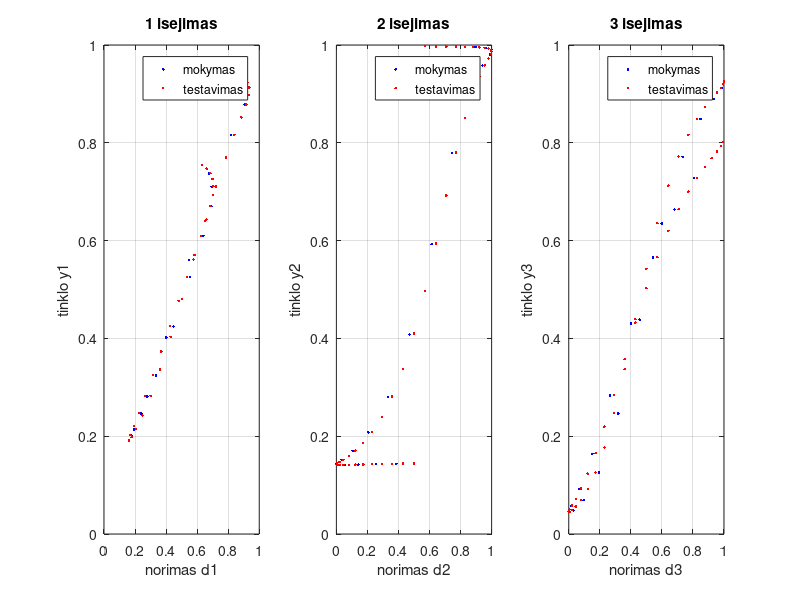
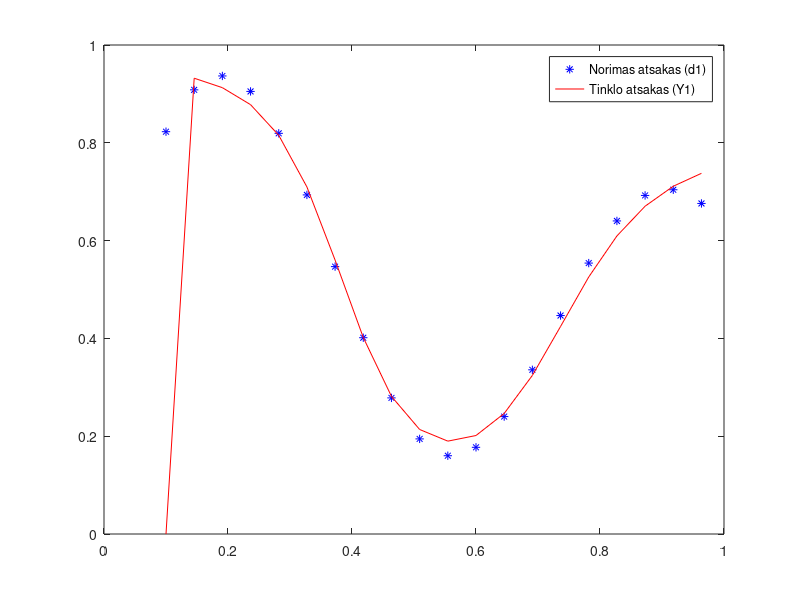
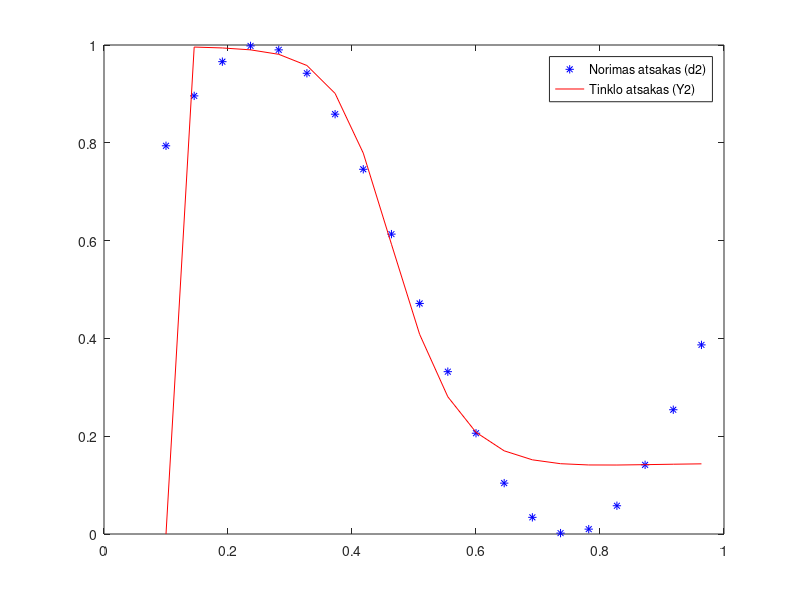
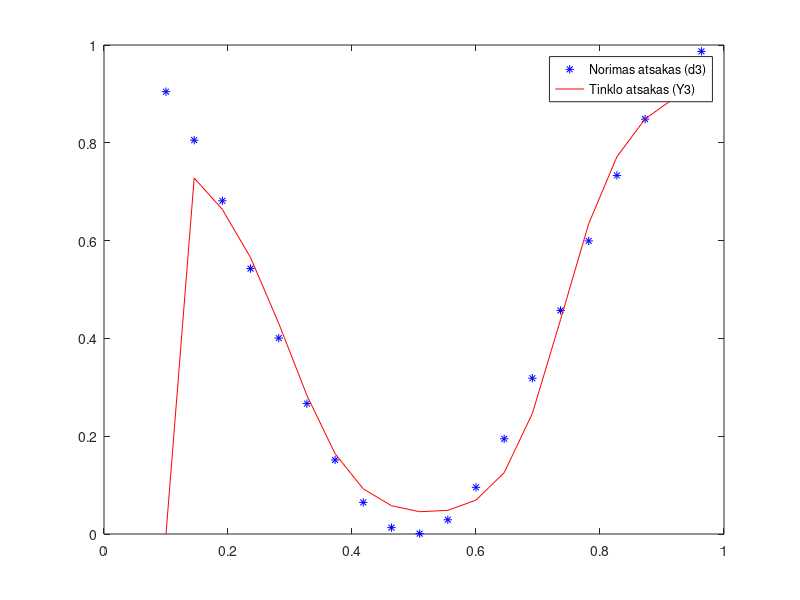

The MATLAB script that drew these images, in order:
clc
clear all
close all

% Iejimai: x(n) ir x(n-1). 
% Du iejimai, 2 paslepti sluoksniai, 3 isejimai.
% 1 sl. tiesinis, 2 sl. tanh, 3 sl. sigmoide (pilnai sujungtas tinklas).
% Tikslo funkcija: xi = 0.5*e^2, isvestine dxi/de = e.
%cia formules DI sugeneravo kad butu kazkoks rezultatas matomas:
x = 0.1:1/22:1;
d1 = ((1 + 0.6*sin(2*pi*x/0.7)) + 0.3*sin(2*pi*x))/2;
d2 = (1 + sin(2*pi*x))/2;
d3 = (1 + cos(2*pi*x))/2;

% Pradines koeficientu reiksmes
w11_1 = randn*0.5; w12_1 = randn*0.5; b1_1 = randn*0.5;
w21_1 = randn*0.5; w22_1 = randn*0.5; b2_1 = randn*0.5;
w31_1 = randn*0.5; w32_1 = randn*0.5; b3_1 = randn*0.5;

w11_2 = randn*0.5; w12_2 = randn*0.5; w13_2 = randn*0.5; b1_2 = randn*0.5;
w21_2 = randn*0.5; w22_2 = randn*0.5; w23_2 = randn*0.5; b2_2 = randn*0.5;

w11_3 = randn*0.5; w12_3 = randn*0.5; b1_3 = randn*0.5;
w21_3 = randn*0.5; w22_3 = randn*0.5; b2_3 = randn*0.5;
w31_3 = randn*0.5; w32_3 = randn*0.5; b3_3 = randn*0.5;

LR = 0.1;
epochos = 5000;
kastai = zeros(1, epochos);

for iter = 1:epochos
    kastai_ep = 0;

    for i = 2:length(x) % pradedam nuo 2, nes reikia x(n-1)
        xn  = x(i);
        xn1 = x(i-1);

        % 1 sluoksnio pasvertos sumos
        v1_1 = w11_1*xn + w12_1*xn1 + b1_1;
        v2_1 = w21_1*xn + w22_1*xn1 + b2_1;
        v3_1 = w31_1*xn + w32_1*xn1 + b3_1;
        % 1 sluoksnio aktyvacija (tiesine)
        y1_1 = v1_1;
        y2_1 = v2_1;
        y3_1 = v3_1;

        % 2 sluoksnio pasvertos sumos
        v1_2 = w11_2*y1_1 + w12_2*y2_1 + w13_2*y3_1 + b1_2;
        v2_2 = w21_2*y1_1 + w22_2*y2_1 + w23_2*y3_1 + b2_2;
        % 2 sluoksnio aktyvacija (tanh)
        y1_2 = tanh(v1_2);
        y2_2 = tanh(v2_2);

        % 3 sluoksnio (isejimo) pasvertos sumos
        v1_3 = w11_3*y1_2 + w12_3*y2_2 + b1_3;
        v2_3 = w21_3*y1_2 + w22_3*y2_2 + b2_3;
        v3_3 = w31_3*y1_2 + w32_3*y2_2 + b3_3;
        % Tinklo atsakas (sigmoide)
        y1 = 1/(1+exp(-v1_3));
        y2 = 1/(1+exp(-v2_3));
        y3 = 1/(1+exp(-v3_3));

        % Klaidos ir tikslo funkcija xi = 0.5*(e1^2+e2^2+e3^2)
        e1 = d1(i) - y1;
        e2 = d2(i) - y2;
        e3 = d3(i) - y3;
        kastai_ep = kastai_ep + 0.5*(e1^2+e2^2+e3^2);

        % 3 (isejimo) sluoksnio gradientai (sigmoides isvestine y(1-y))
        delta1_3 = y1*(1-y1)*e1;
        delta2_3 = y2*(1-y2)*e2;
        delta3_3 = y3*(1-y3)*e3;
        % 2 sluoksnio gradientai (tanh isvestine 1-y^2)
        delta1_2 = (1-y1_2^2) * (delta1_3*w11_3 + delta2_3*w21_3 + delta3_3*w31_3);
        delta2_2 = (1-y2_2^2) * (delta1_3*w12_3 + delta2_3*w22_3 + delta3_3*w32_3);
        % 1 sluoksnio gradientai (tiesines isvestine = 1)
        delta1_1 = delta1_2*w11_2 + delta2_2*w21_2;
        delta2_1 = delta1_2*w12_2 + delta2_2*w22_2;
        delta3_1 = delta1_2*w13_2 + delta2_2*w23_2;

        % 3 (isejimo) sluoksnio koeficientu atnaujinimas
        w11_3 = w11_3 + LR*delta1_3*y1_2;
        w12_3 = w12_3 + LR*delta1_3*y2_2;
        b1_3  = b1_3  + LR*delta1_3;
        w21_3 = w21_3 + LR*delta2_3*y1_2;
        w22_3 = w22_3 + LR*delta2_3*y2_2;
        b2_3  = b2_3  + LR*delta2_3;
        w31_3 = w31_3 + LR*delta3_3*y1_2;
        w32_3 = w32_3 + LR*delta3_3*y2_2;
        b3_3  = b3_3  + LR*delta3_3;
        % 2 sluoksnio koeficientu atnaujinimas
        w11_2 = w11_2 + LR*delta1_2*y1_1;
        w12_2 = w12_2 + LR*delta1_2*y2_1;
        w13_2 = w13_2 + LR*delta1_2*y3_1;
        b1_2  = b1_2  + LR*delta1_2;
        w21_2 = w21_2 + LR*delta2_2*y1_1;
        w22_2 = w22_2 + LR*delta2_2*y2_1;
        w23_2 = w23_2 + LR*delta2_2*y3_1;
        b2_2  = b2_2  + LR*delta2_2;
        % 1 sluoksnio koeficientu atnaujinimas
        w11_1 = w11_1 + LR*delta1_1*xn;
        w12_1 = w12_1 + LR*delta1_1*xn1;
        b1_1  = b1_1  + LR*delta1_1;
        w21_1 = w21_1 + LR*delta2_1*xn;
        w22_1 = w22_1 + LR*delta2_1*xn1;
        b2_1  = b2_1  + LR*delta2_1;
        w31_1 = w31_1 + LR*delta3_1*xn;
        w32_1 = w32_1 + LR*delta3_1*xn1;
        b3_1  = b3_1  + LR*delta3_1;
    end
    kastai(iter) = kastai_ep/(length(x)-1);
end

% Atsakas mokymo duomenims, be koeficientu atnaujinimo
Y1 = zeros(size(d1));
Y2 = zeros(size(d2));
Y3 = zeros(size(d3));
for i = 2:length(x)
    xn  = x(i);
    xn1 = x(i-1);
    y1_1 = w11_1*xn + w12_1*xn1 + b1_1;
    y2_1 = w21_1*xn + w22_1*xn1 + b2_1;
    y3_1 = w31_1*xn + w32_1*xn1 + b3_1;
    y1_2 = tanh(w11_2*y1_1 + w12_2*y2_1 + w13_2*y3_1 + b1_2);
    y2_2 = tanh(w21_2*y1_1 + w22_2*y2_1 + w23_2*y3_1 + b2_2);
    Y1(i) = 1/(1+exp(-(w11_3*y1_2 + w12_3*y2_2 + b1_3)));
    Y2(i) = 1/(1+exp(-(w21_3*y1_2 + w22_3*y2_2 + b2_3)));
    Y3(i) = 1/(1+exp(-(w31_3*y1_2 + w32_3*y2_2 + b3_3)));
end

% Testavimas. 
x_test  = 0:1/44:1;
d1_test = ((1 + 0.6*sin(2*pi*x_test/0.7)) + 0.3*sin(2*pi*x_test))/2;
d2_test = (1 + sin(2*pi*x_test))/2;
d3_test = (1 + cos(2*pi*x_test))/2;
Y1_test = zeros(size(x_test));
Y2_test = zeros(size(x_test));
Y3_test = zeros(size(x_test));
for i = 2:length(x_test)
    xn  = x_test(i);
    xn1 = x_test(i-1);
    y1_1 = w11_1*xn + w12_1*xn1 + b1_1;
    y2_1 = w21_1*xn + w22_1*xn1 + b2_1;
    y3_1 = w31_1*xn + w32_1*xn1 + b3_1;
    y1_2 = tanh(w11_2*y1_1 + w12_2*y2_1 + w13_2*y3_1 + b1_2);
    y2_2 = tanh(w21_2*y1_1 + w22_2*y2_1 + w23_2*y3_1 + b2_2);
    Y1_test(i) = 1/(1+exp(-(w11_3*y1_2 + w12_3*y2_2 + b1_3)));
    Y2_test(i) = 1/(1+exp(-(w21_3*y1_2 + w22_3*y2_2 + b2_3)));
    Y3_test(i) = 1/(1+exp(-(w31_3*y1_2 + w32_3*y2_2 + b3_3)));
end

fprintf('mokymo |e1| = %.4f, |e2| = %.4f, |e3| = %.4f\n', ...
    mean(abs(d1(2:end)-Y1(2:end))), mean(abs(d2(2:end)-Y2(2:end))), mean(abs(d3(2:end)-Y3(2:end))));
fprintf('testo  |e1| = %.4f, |e2| = %.4f, |e3| = %.4f\n', ...
    mean(abs(d1_test(2:end)-Y1_test(2:end))), mean(abs(d2_test(2:end)-Y2_test(2:end))), mean(abs(d3_test(2:end)-Y3_test(2:end))));

figure
subplot(1,3,1)
plot(d1(2:end), Y1(2:end), 'b.'); hold on
plot(d1_test(2:end), Y1_test(2:end), 'r.'); hold off
xlabel('norimas d1'); ylabel('tinklo y1');
legend('mokymas','testavimas'); title('1 isejimas'); grid on

subplot(1,3,2)
plot(d2(2:end), Y2(2:end), 'b.'); hold on
plot(d2_test(2:end), Y2_test(2:end), 'r.'); hold off
xlabel('norimas d2'); ylabel('tinklo y2');
legend('mokymas','testavimas'); title('2 isejimas'); grid on

subplot(1,3,3)
plot(d3(2:end), Y3(2:end), 'b.'); hold on
plot(d3_test(2:end), Y3_test(2:end), 'r.'); hold off
xlabel('norimas d3'); ylabel('tinklo y3');
legend('mokymas','testavimas'); title('3 isejimas'); grid on

% Papildomai - atsakas prieš x
figure
plot(x,d1,'b*'); hold on; plot(x,Y1,'r'); hold off
legend('Norimas atsakas (d1)','Tinklo atsakas (Y1)')

figure
plot(x,d2,'b*'); hold on; plot(x,Y2,'r'); hold off
legend('Norimas atsakas (d2)','Tinklo atsakas (Y2)')

figure
plot(x,d3,'b*'); hold on; plot(x,Y3,'r'); hold off
legend('Norimas atsakas (d3)','Tinklo atsakas (Y3)')
